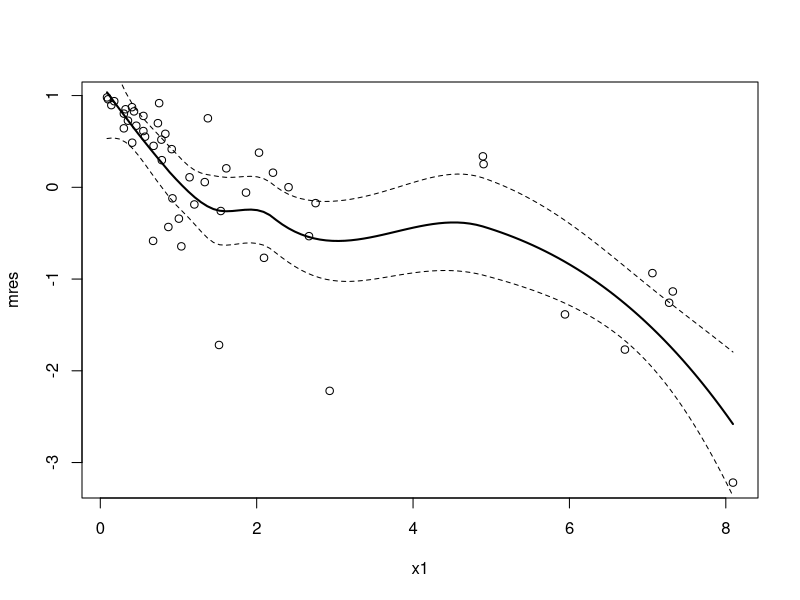
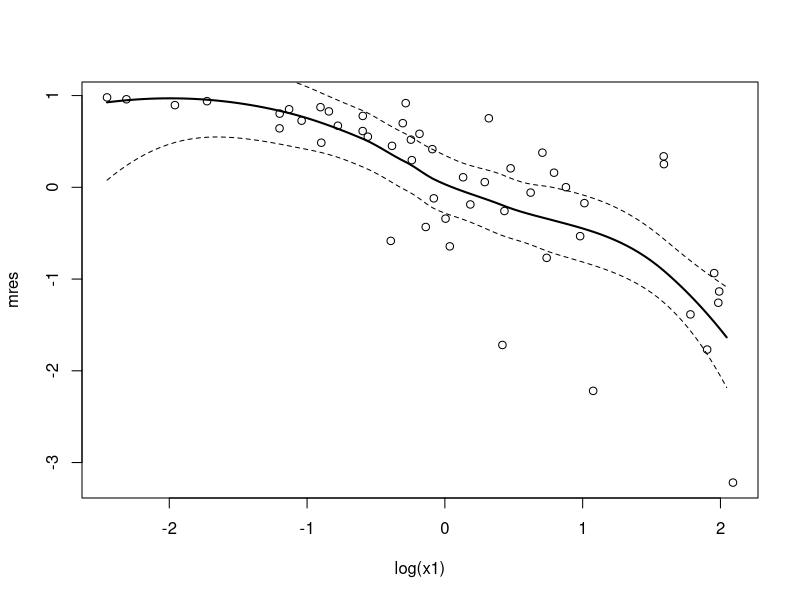
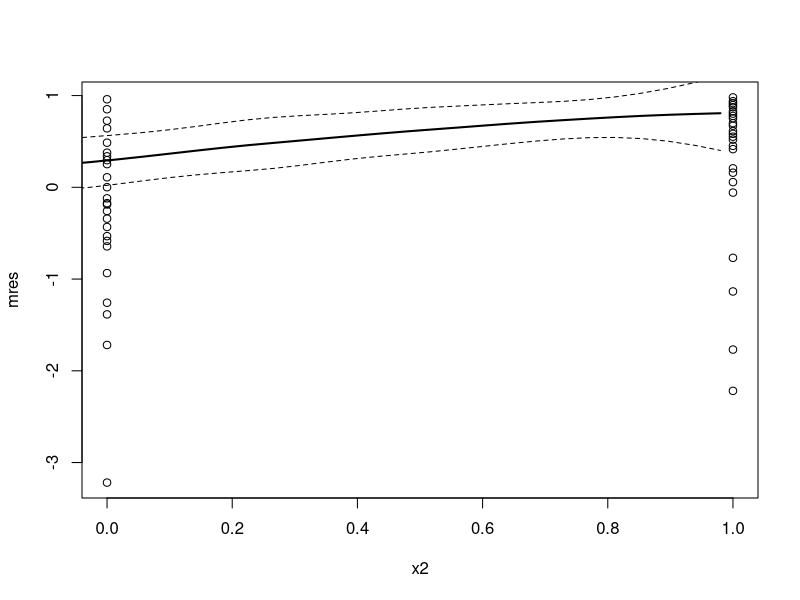
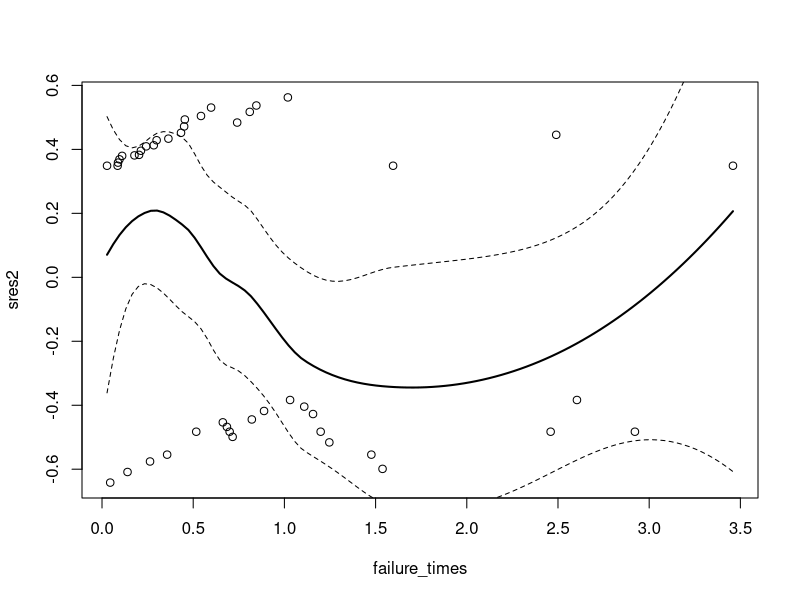
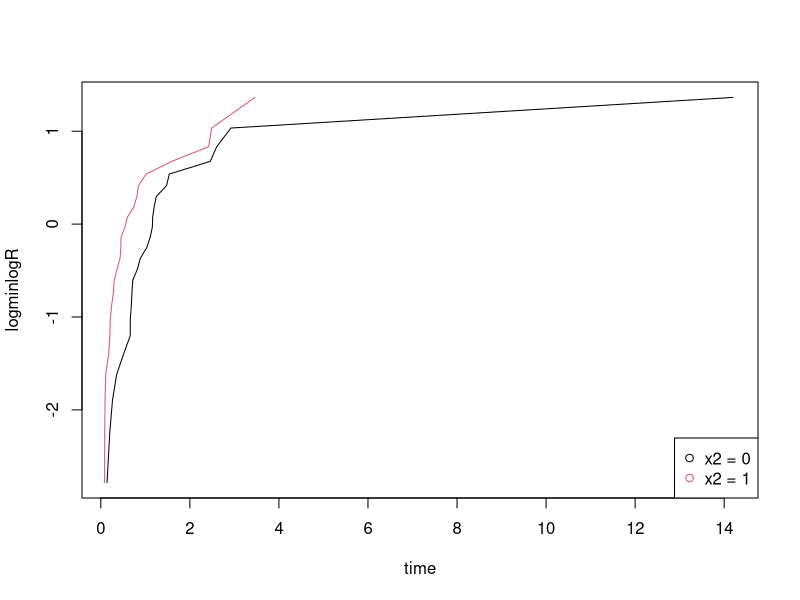
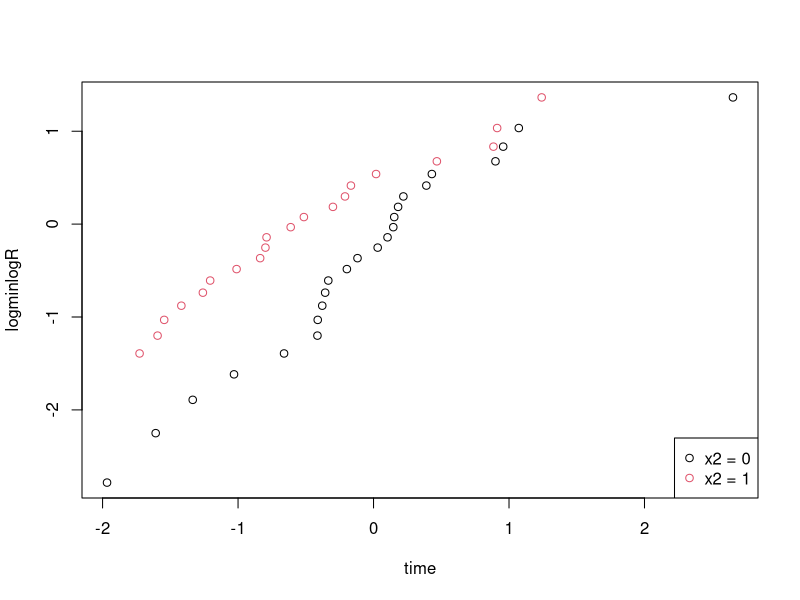
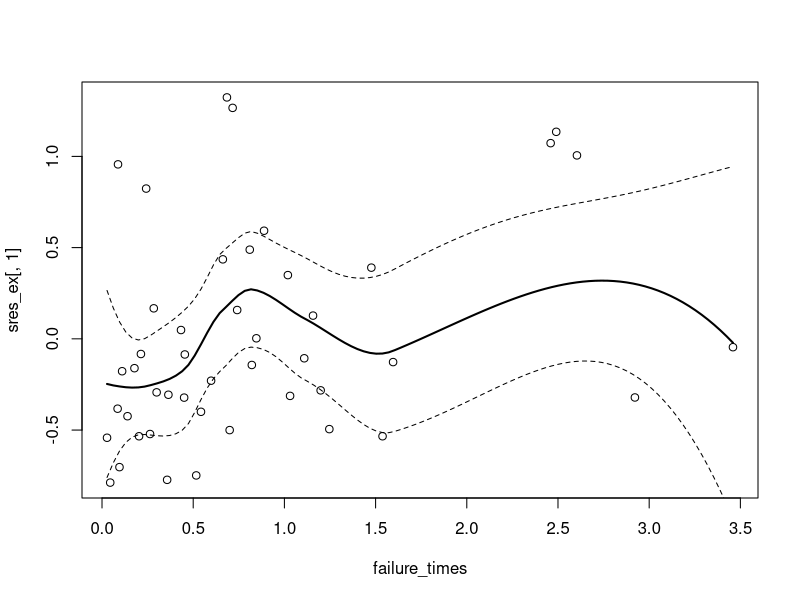
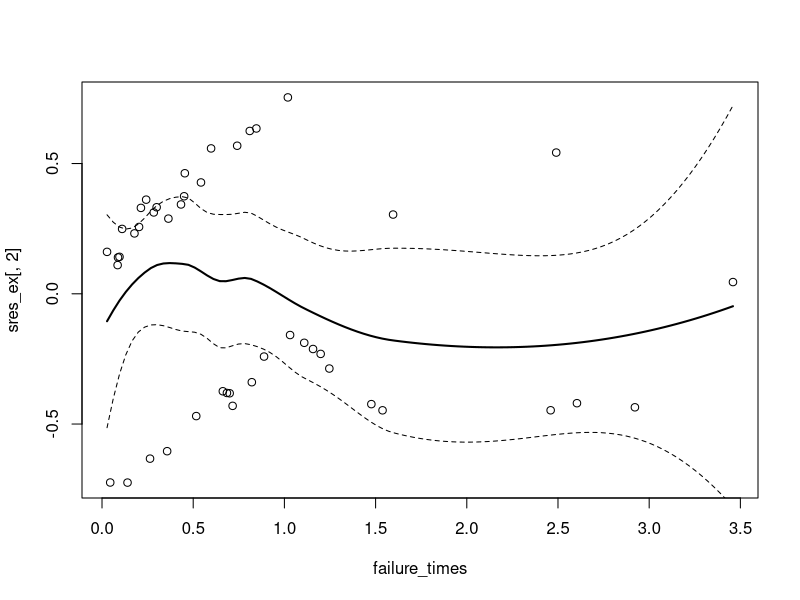

The R script that drew these images, in order:
rm(list=ls())

## ---- preliminary
library(survival)
data <- read.table("data.dat")
attach(data)

smoothSEcurve <- function(yy, xx) {
  # use after a call to "plot"
  # fit a lowess curve and 95% confidence interval curve
  # make list of x values
  xx.list <- min(xx) + ((0:100)/100)*(max(xx) - min(xx))
  # Then fit loess function through the points (xx, yy)
  # at the listed values
  yy.xx <- predict(loess(yy ~ xx), se=T,
                   newdata=data.frame(xx=xx.list))
  lines(yy.xx$fit ~ xx.list, lwd=2)
  lines(yy.xx$fit -
          qt(0.975, yy.xx$df)*yy.xx$se.fit ~ xx.list, lty=2)
  lines(yy.xx$fit +
          qt(0.975, yy.xx$df)*yy.xx$se.fit ~ xx.list, lty=2)
}

## ---- 1
coxreg <- coxph(Surv(y, delta)~1)
mres <- residuals(coxreg, type="martingale")

plot(x1, mres)
smoothSEcurve(mres, x1)
plot(log(x1), mres)
smoothSEcurve(mres, log(x1))

plot(x2, mres)
smoothSEcurve(x2, mres)

## ---- 2
coxreg2 <- coxph(Surv(y,delta)~x2)
sres2 <- residuals(coxreg2,type="schoenfeld")
failure_times <- sort(y[delta==1])
failure_times <- failure_times[failure_times != 0]
plot(failure_times,sres2)
smoothSEcurve(sres2,failure_times)

Rhat_0 <- survfit(Surv(y) ~ x2, subset={x2==0})
n_0 = length(Rhat_0$surv)
Rhathat_0 <- (tail(Rhat_0$surv, n_0-1) + head(Rhat_0$surv, n_0-1)) / 2
time_0 <- tail(Rhat_0$time, n_0-1)
logminlogR_0 <- log(-log(Rhathat_0))

Rhat_1 <- survfit(Surv(y) ~ x2, subset={x2==1})
n_1 = length(Rhat_1$surv)
Rhathat_1 <- (tail(Rhat_1$surv, n_1-1) + head(Rhat_1$surv, n_1-1)) / 2
time_1 <- tail(Rhat_1$time, n_1-1)
logminlogR_1 <- log(-log(Rhathat_1))

plot(time_0, logminlogR_0, type="l",
     xlab="time",
     ylab="logminlogR")
lines(time_1, logminlogR_1, col=2)
legend("bottomright", legend=c("x2 = 0", "x2 = 1"), col=c(1, 2), pch=1)

plot(log(time_0), logminlogR_0, 
     xlab="time",
     ylab="logminlogR")
points(log(time_1), logminlogR_1, col=2)
legend("bottomright", legend=c("x2 = 0", "x2 = 1"), col=c(1, 2), pch=1)

## ---- 3
new_data <- data
new_data$x1 = log(new_data$x1)
coxreg_ex <- coxph(Surv(y, delta)~x1 + x2, data=new_data)
summary(coxreg_ex)

## ---- 4
sres_ex <- residuals(coxreg_ex,type="schoenfeld")
plot(failure_times,sres_ex[,1])
smoothSEcurve(sres_ex[,1], failure_times)
plot(failure_times,sres_ex[,2])
smoothSEcurve(sres_ex[,2],failure_times)

cox.zph(coxreg_ex)

## ---- 5
par(mfrow=c(2,2))
R0 = survfit(coxreg_ex)
plot(R0, 
     xlab='y',
     ylab=expression('R'[0]))

plot(survfit(coxreg_ex, newdata=data.frame(x1=c(0.2), x2)),
     xlab='y',
     ylab='R')
plot(survfit(coxreg_ex, newdata=data.frame(x1=c(1), x2)),
    xlab='y',
    ylab='R')
# plot(c(0,R0$time), c(1, R0$surv^exp(coxreg_ex$coefficients[['x1']] + coxreg_ex$coefficients[['x2']])), type='s')
plot(survfit(coxreg_ex, newdata=data.frame(x1=c(5), x2)),
     xlab='y',
     ylab='R')
par(mfrow=c(1,1))

## ---- 6

plot(log2(-log2(R0$surv)),log2(R0$time),xlab='t*',ylab=expression('R*'[0]))
smoothSEcurve(log2(R0$time),log2(-log2(R0$surv)))


## ---- 7

## ---- 8

## ---- 9
